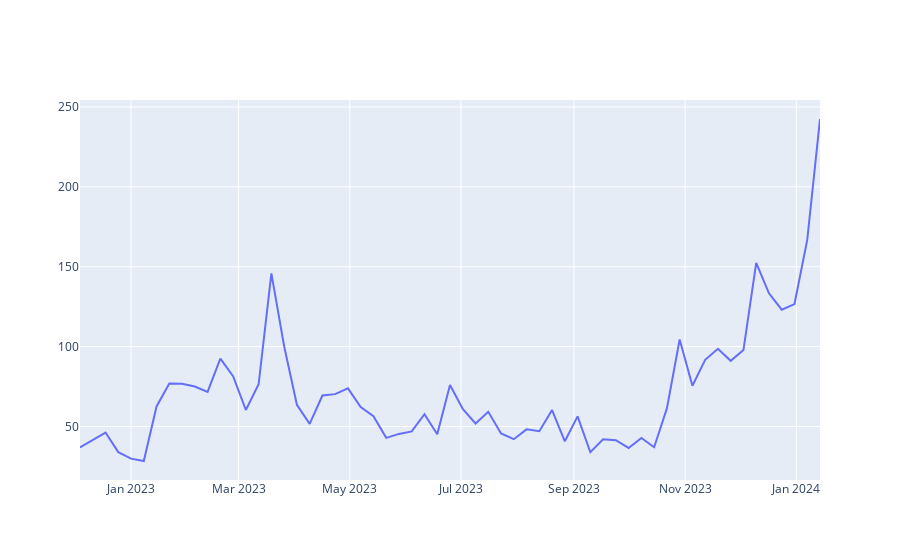

Source (notebook cell):
### Code cell
weekly_data = data['Weighted_Price'].resample('W').mean()

# Now create your plot with the resampled data
btc_trace = go.Scatter(x=weekly_data.index, y=weekly_data, name='Weekly Average Price')

# Plot the data
py.iplot([btc_trace])
